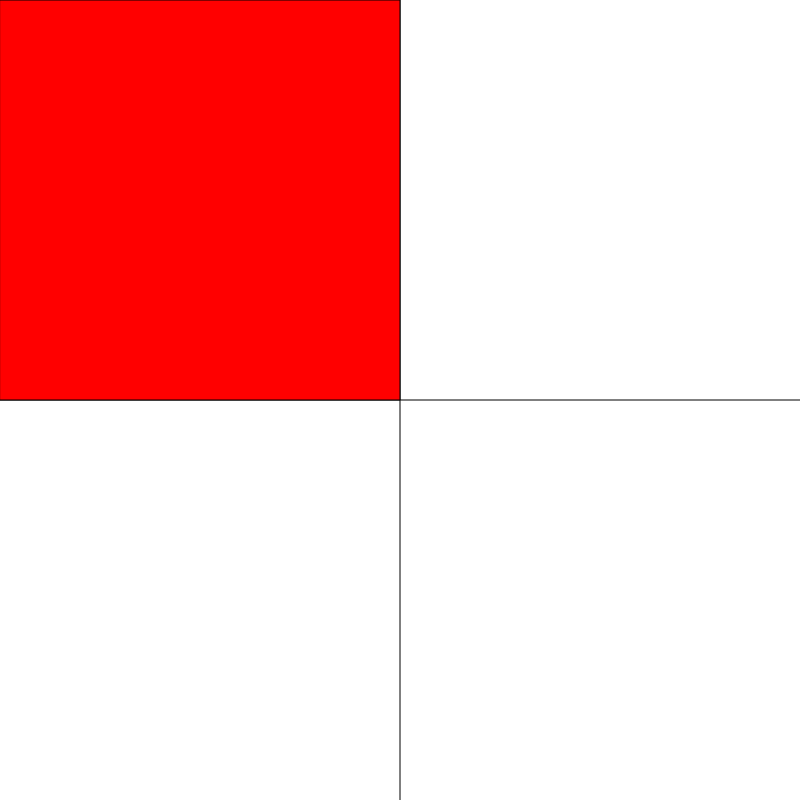
Frame 1 (no input)
Frame 60 (no input): identical to frame 1, image omitted
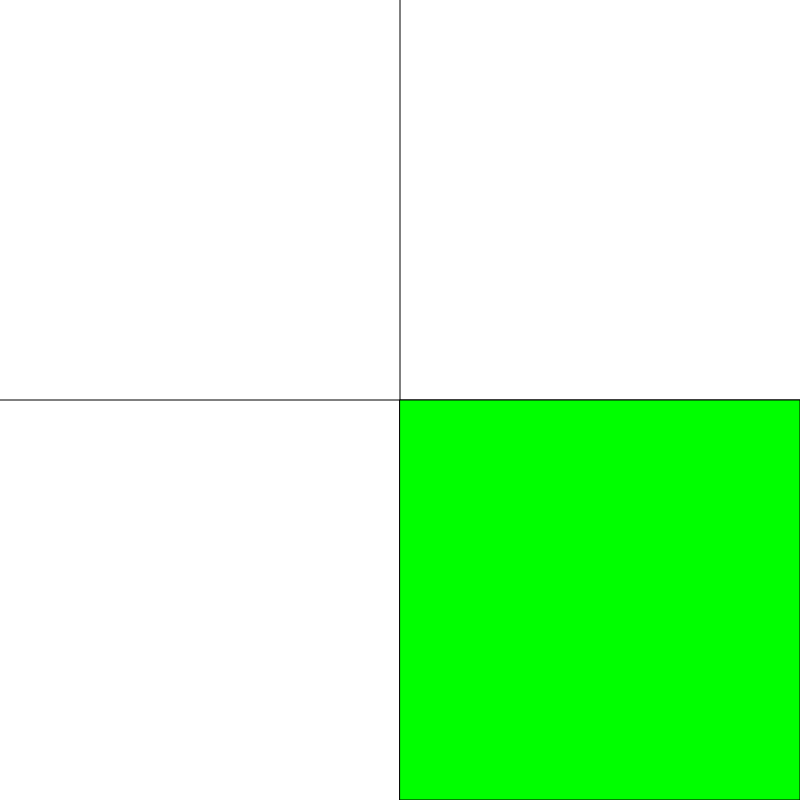
Frame 120 (the mouse pressed at the canvas centre since frame 60)

The p5.js sketch that drew these frames (run headless with seeded random() and noise() and a simulated clock; from frame 60 on, the mouse is pressed at the canvas centre):

// p5.js sketch
// ── sketch.js
var taille = 400;
function setup() {
  createCanvas(800,800);

}

function draw(){
  background(255);
  line(width/2,0, width/2, height);
  line(0, height/2, width, height/2);

  if(mouseX < width/2){
    // le pointeur est à gauche
    if(mouseY < height/2){
      // le pointeur est au dessus
      fill(255,0,0);
      rect(0,0, taille, taille);
    }else{
      // le pointeur est en dessous
      fill(255,255,0);
      rect(0, height/2, taille, taille);
    }
  }else{
      // le pointeur est à droite
      if(mouseY < height/2){
        // le pointeur est au dessus
        fill(0,0,255);
        rect(width/2, 0, taille, taille);
      }else{
        // le pointeur est en dessous
        fill(0,255, 0);
        rect(width/2, height/2, taille, taille);
      }
  }
}

function sourisAuDessus(){

  if(mouseY < height/2){
    return true;
  }else{
    return false;
  }
}
